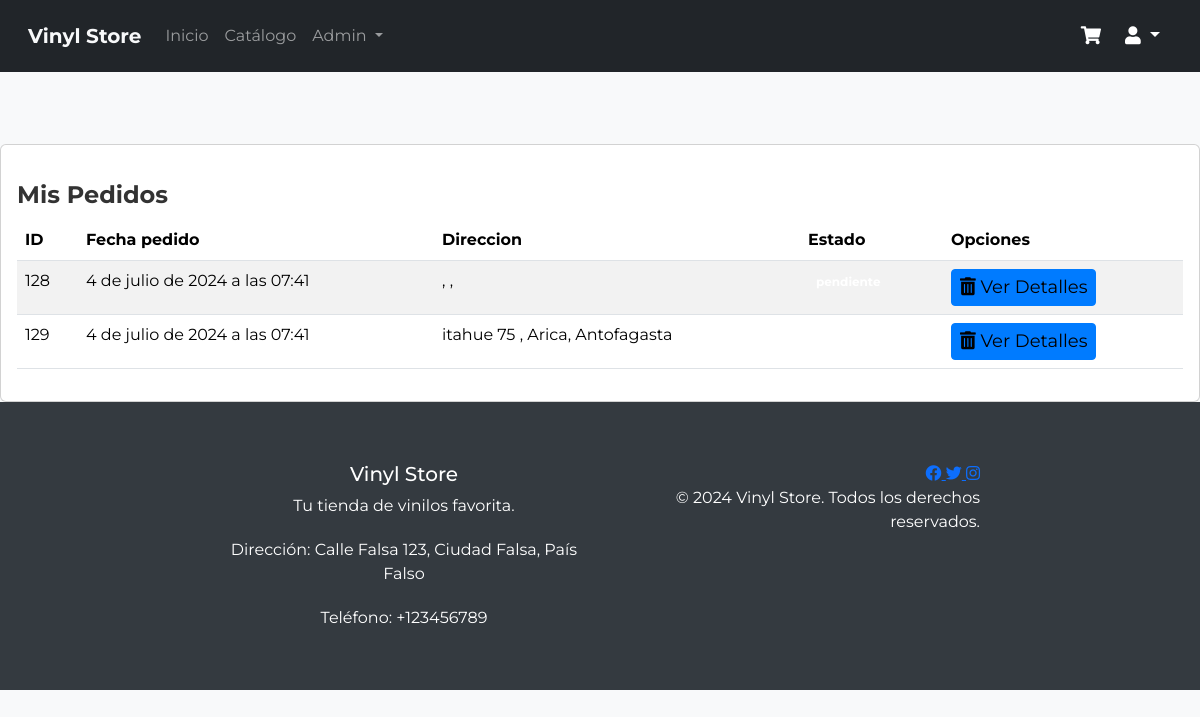
The app's page /mispedidos/ (signed in), older data.
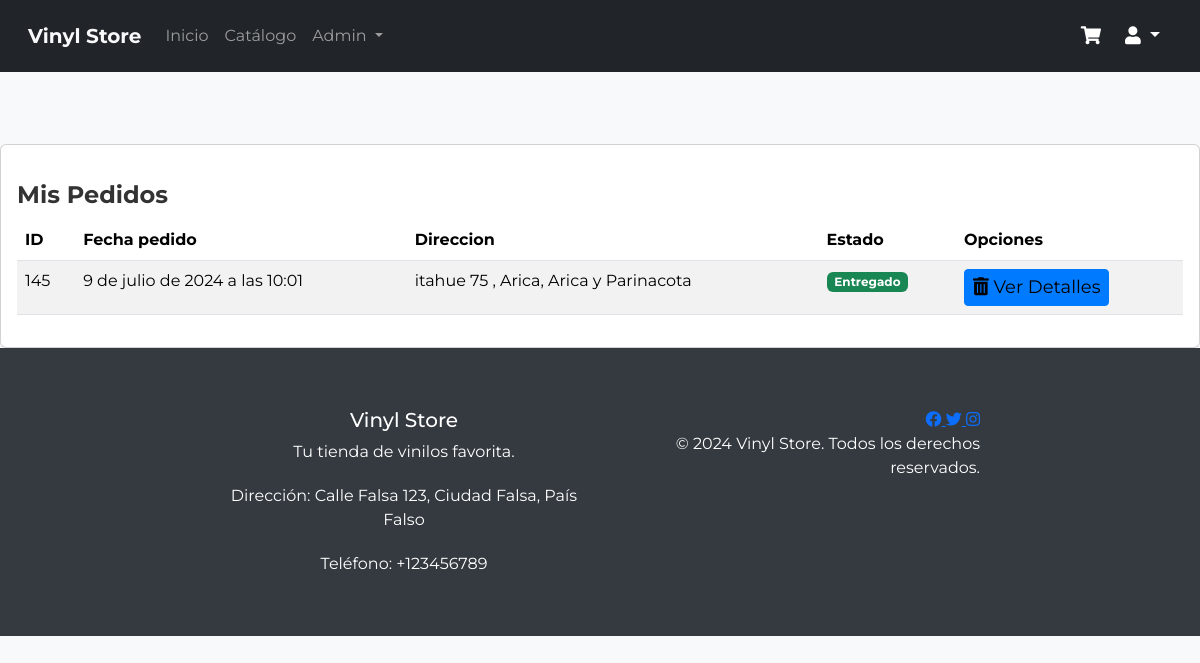
The same page, newer data.
### aplicacion/models.py (models this page shows, shortened)
class Pedido(models.Model):
    ESTADO_CHOICES = (
        ('Pendiente', 'Pendiente'),
        ('En_camino', 'En camino'),
        ('Entregado', 'Entregado'),
        ('Cancelado', 'Cancelado'),
    )
    user = models.ForeignKey(settings.AUTH_USER_MODEL, on_delete=models.SET_NULL, null=True)
    nombre_usuario = models.CharField(max_length=150)  # Campo para almacenar el nombre de usuario
    fecha_pedido = models.DateTimeField(auto_now_add=True)
    estado = models.CharField(max_length=20, choices=ESTADO_CHOICES, default='pendiente')

class DireccionEnvio(models.Model):
    pedido = models.OneToOneField('Pedido', on_delete=models.CASCADE, related_name='direccion_envio')
    calle = models.CharField(max_length=255)
    region = models.CharField(max_length=100, choices=REGIONES_CHILE)
    ciudad = models.CharField(max_length=100, choices=CIUDADES_CHILE)
    codigo_postal = models.CharField(max_length=10)

### aplicacion/views.py (the view)
# urls.py: path('mispedidos/', mispedidos, name='mispedidos'),
@login_required
def mispedidos(request):
    pedidos = Pedido.objects.filter(user=request.user)
    page = request.GET.get('page', 1)
    try:
        paginator = Paginator(pedidos,5)
        pedidos = paginator.page(page)
    except:
        raise Http404
    context = {
        'entity': pedidos,
        'paginator': paginator
    }
    return render(request,'aplicacion/mispedidos.html',context)

### aplicacion/templates/aplicacion/mispedidos.html (shortened to what this page needs)
{% extends "aplicacion/base.html" %}
{% load static %}
{% block content %}
<br><br><br>
<div class="card">
    <div class="card-body">
        <h2>Mis Pedidos</h2>
        <table class="table table-striped table-hover table-responsive-sm">
            <thead>
                <tr>
                    <th>ID</th>
                    <th>Fecha pedido</th>
                    <th>Direccion</th>
                    <th>Estado</th>
                    <th>Opciones</th>
                </tr>
            </thead>
            <tbody>
                {% for p in entity %}
                <tr>
                    <td>{{ p.id}}</td>
                    <td>{{ p.fecha_pedido }}</td>
                    <td>{{ p.direccion_envio.calle }} , {{ p.direccion_envio.ciudad }},  {{ p.direccion_envio.region }}</td>
                    <td><span class="badge {% if p.estado == 'En_camino' %}bg-warning text-white{% elif p.estado == 'Entregado' %}bg-success text-white{% elif p.estado == 'Cancelado' %}bg-danger text-white{% endif %}">{{ p.estado }}</span></td>
                    <td>
                        <a href="{% url 'detalles_pedido_usuario' p.id %}" class="btn btn-info btn-sm" style="background-color: #007bff; border-color: #007bff;">
                            <i class="fas fa-trash-alt"></i> Ver Detalles
                        </a>
                    </td>
                </tr>
                {% endfor %}
            </tbody>
        </table>
    </div>
</div>
{% endblock %}

Row changes from the older to the newer data that the page shows:
removed Pedido: id "128", fecha_pedido "4 de julio de 2024 a las 07:41"
removed Pedido: id "129", fecha_pedido "4 de julio de 2024 a las 07:41", direccion_envio.calle "itahue 75", direccion_envio.ciudad "Arica", direccion_envio.region "Antofagasta"
added Pedido: id "145", fecha_pedido "9 de julio de 2024 a las 10:01", direccion_envio.calle "itahue 75", direccion_envio.ciudad "Arica", direccion_envio.region "Arica y Parinacota", estado "Entregado"
